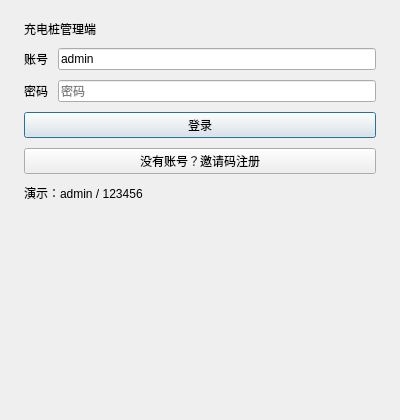
<?xml version="1.0" encoding="UTF-8"?>
<ui version="4.0">
 <class>LoginDialog</class>
 <widget class="QDialog" name="LoginDialog">
  <property name="windowTitle">
   <string>管理员登录</string>
  </property>
  <property name="minimumSize">
   <size>
    <width>400</width>
    <height>420</height>
   </size>
  </property>
  <property name="maximumSize">
   <size>
    <width>400</width>
    <height>420</height>
   </size>
  </property>
  <layout class="QVBoxLayout" name="rootLayout">
   <property name="leftMargin">
    <number>24</number>
   </property>
   <property name="topMargin">
    <number>20</number>
   </property>
   <property name="rightMargin">
    <number>24</number>
   </property>
   <property name="bottomMargin">
    <number>20</number>
   </property>
   <property name="spacing">
    <number>10</number>
   </property>
   <item>
    <widget class="QLabel" name="titleLabel">
     <property name="text">
      <string>充电桩管理端</string>
     </property>
    </widget>
   </item>
   <item>
    <widget class="QStackedWidget" name="stack">
     <property name="currentIndex">
      <number>0</number>
     </property>
     <widget class="QWidget" name="loginPage">
      <layout class="QVBoxLayout" name="loginLayout">
       <property name="leftMargin">
        <number>0</number>
       </property>
       <property name="topMargin">
        <number>0</number>
       </property>
       <property name="rightMargin">
        <number>0</number>
       </property>
       <property name="bottomMargin">
        <number>0</number>
       </property>
       <property name="spacing">
        <number>10</number>
       </property>
       <item>
        <layout class="QFormLayout" name="loginForm">
         <item row="0" column="0">
          <widget class="QLabel" name="usernameLabel">
           <property name="text">
            <string>账号</string>
           </property>
          </widget>
         </item>
         <item row="0" column="1">
          <widget class="QLineEdit" name="usernameEdit">
           <property name="text">
            <string>admin</string>
           </property>
           <property name="placeholderText">
            <string>账号</string>
           </property>
          </widget>
         </item>
         <item row="1" column="0">
          <widget class="QLabel" name="passwordLabel">
           <property name="text">
            <string>密码</string>
           </property>
          </widget>
         </item>
         <item row="1" column="1">
          <widget class="QLineEdit" name="passwordEdit">
           <property name="echoMode">
            <enum>QLineEdit::Password</enum>
           </property>
           <property name="placeholderText">
            <string>密码</string>
           </property>
          </widget>
         </item>
        </layout>
       </item>
       <item>
        <widget class="QPushButton" name="loginBtn">
         <property name="text">
          <string>登录</string>
         </property>
        </widget>
       </item>
       <item>
        <widget class="QPushButton" name="toRegisterBtn">
         <property name="text">
          <string>没有账号？邀请码注册</string>
         </property>
        </widget>
       </item>
       <item>
        <widget class="QLabel" name="loginHint">
         <property name="text">
          <string>演示：admin / 123456</string>
         </property>
        </widget>
       </item>
       <item>
        <spacer name="loginStretch">
         <property name="orientation">
          <enum>Qt::Vertical</enum>
         </property>
         <property name="sizeHint" stdset="0">
          <size>
           <width>20</width>
           <height>40</height>
          </size>
         </property>
        </spacer>
       </item>
      </layout>
     </widget>
     <widget class="QWidget" name="registerPage">
      <layout class="QVBoxLayout" name="regLayout">
       <property name="leftMargin">
        <number>0</number>
       </property>
       <property name="topMargin">
        <number>0</number>
       </property>
       <property name="rightMargin">
        <number>0</number>
       </property>
       <property name="bottomMargin">
        <number>0</number>
       </property>
       <item>
        <widget class="QLabel" name="regHint">
         <property name="text">
          <string>需使用系统管理员发放的邀请码。账号重复会提示“账户已存在”。</string>
         </property>
         <property name="wordWrap">
          <bool>true</bool>
         </property>
        </widget>
       </item>
       <item>
        <layout class="QFormLayout" name="regForm">
         <item row="0" column="0">
          <widget class="QLabel" name="regUsernameLabel">
           <property name="text">
            <string>账号</string>
           </property>
          </widget>
         </item>
         <item row="0" column="1">
          <widget class="QLineEdit" name="regUsernameEdit">
           <property name="placeholderText">
            <string>管理员账号</string>
           </property>
          </widget>
         </item>
         <item row="1" column="0">
          <widget class="QLabel" name="regPasswordLabel">
           <property name="text">
            <string>密码</string>
           </property>
          </widget>
         </item>
         <item row="1" column="1">
          <widget class="QLineEdit" name="regPasswordEdit">
           <property name="echoMode">
            <enum>QLineEdit::Password</enum>
           </property>
           <property name="placeholderText">
            <string>至少 6 位</string>
           </property>
          </widget>
         </item>
         <item row="2" column="0">
          <widget class="QLabel" name="regNameLabel">
           <property name="text">
            <string>姓名</string>
           </property>
          </widget>
         </item>
         <item row="2" column="1">
          <widget class="QLineEdit" name="regNameEdit">
           <property name="placeholderText">
            <string>真实姓名</string>
           </property>
          </widget>
         </item>
         <item row="3" column="0">
          <widget class="QLabel" name="inviteLabel">
           <property name="text">
            <string>邀请码</string>
           </property>
          </widget>
         </item>
         <item row="3" column="1">
          <widget class="QLineEdit" name="inviteEdit">
           <property name="placeholderText">
            <string>邀请码，如 CHARGE-ADMIN-2026</string>
           </property>
          </widget>
         </item>
        </layout>
       </item>
       <item>
        <widget class="QPushButton" name="regBtn">
         <property name="text">
          <string>注册并登录</string>
         </property>
        </widget>
       </item>
       <item>
        <widget class="QPushButton" name="toLoginBtn">
         <property name="text">
          <string>已有账号？去登录</string>
         </property>
        </widget>
       </item>
       <item>
        <spacer name="regStretch">
         <property name="orientation">
          <enum>Qt::Vertical</enum>
         </property>
         <property name="sizeHint" stdset="0">
          <size>
           <width>20</width>
           <height>40</height>
          </size>
         </property>
        </spacer>
       </item>
      </layout>
     </widget>
    </widget>
   </item>
  </layout>
 </widget>
 <resources/>
 <connections/>
</ui>
